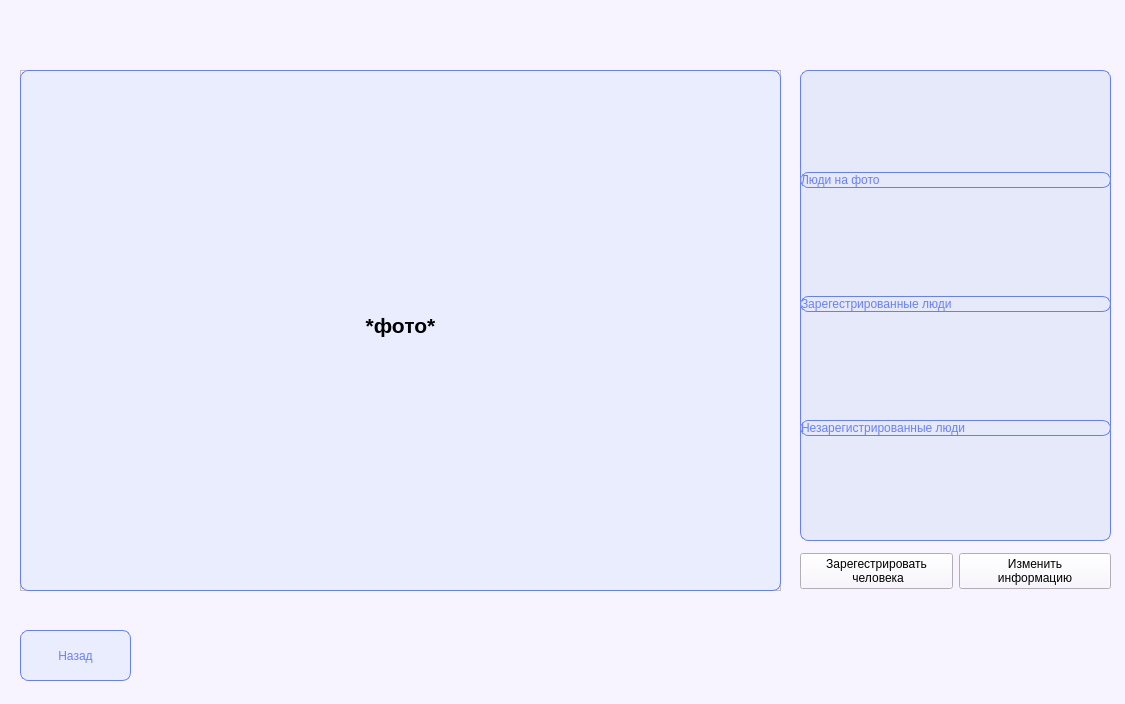
<?xml version="1.0" encoding="UTF-8"?>
<ui version="4.0">
 <class>snimokCam</class>
 <widget class="QDialog" name="snimokCam">
  <property name="geometry">
   <rect>
    <x>0</x>
    <y>0</y>
    <width>1125</width>
    <height>704</height>
   </rect>
  </property>
  <property name="windowTitle">
   <string>Dialog</string>
  </property>
  <property name="styleSheet">
   <string notr="true">border-left: 5px;
background-color: rgb(248, 244, 255);
font: 75 10pt &quot;MS Shell Dlg 2&quot;;</string>
  </property>
  <widget class="QFrame" name="frame">
   <property name="geometry">
    <rect>
     <x>20</x>
     <y>70</y>
     <width>761</width>
     <height>521</height>
    </rect>
   </property>
   <property name="frameShape">
    <enum>QFrame::StyledPanel</enum>
   </property>
   <property name="frameShadow">
    <enum>QFrame::Raised</enum>
   </property>
   <widget class="QTextBrowser" name="textBrowser_2">
    <property name="geometry">
     <rect>
      <x>0</x>
      <y>0</y>
      <width>761</width>
      <height>521</height>
     </rect>
    </property>
    <property name="styleSheet">
     <string notr="true">background-color: rgb(234, 237, 253);
border: 0.5px solid rgb(101, 126, 253);
border-radius: 8px;</string>
    </property>
    <property name="html">
     <string>&lt;!DOCTYPE HTML PUBLIC &quot;-//W3C//DTD HTML 4.0//EN&quot; &quot;http://www.w3.org/TR/REC-html40/strict.dtd&quot;&gt;
&lt;html&gt;&lt;head&gt;&lt;meta name=&quot;qrichtext&quot; content=&quot;1&quot; /&gt;&lt;style type=&quot;text/css&quot;&gt;
p, li { white-space: pre-wrap; }
&lt;/style&gt;&lt;/head&gt;&lt;body style=&quot; font-family:'MS Shell Dlg 2'; font-size:10pt; font-weight:72; font-style:normal;&quot;&gt;
&lt;p align=&quot;center&quot; style=&quot;-qt-paragraph-type:empty; margin-top:0px; margin-bottom:0px; margin-left:0px; margin-right:0px; -qt-block-indent:0; text-indent:0px; -qt-user-state:131073; font-size:8pt; font-weight:400;&quot;&gt;&lt;br /&gt;&lt;/p&gt;
&lt;p align=&quot;center&quot; style=&quot;-qt-paragraph-type:empty; margin-top:0px; margin-bottom:0px; margin-left:0px; margin-right:0px; -qt-block-indent:0; text-indent:0px; font-size:16pt; font-weight:600;&quot;&gt;&lt;br /&gt;&lt;/p&gt;
&lt;p align=&quot;center&quot; style=&quot;-qt-paragraph-type:empty; margin-top:0px; margin-bottom:0px; margin-left:0px; margin-right:0px; -qt-block-indent:0; text-indent:0px; font-size:16pt; font-weight:600;&quot;&gt;&lt;br /&gt;&lt;/p&gt;
&lt;p align=&quot;center&quot; style=&quot;-qt-paragraph-type:empty; margin-top:0px; margin-bottom:0px; margin-left:0px; margin-right:0px; -qt-block-indent:0; text-indent:0px; font-size:16pt; font-weight:600;&quot;&gt;&lt;br /&gt;&lt;/p&gt;
&lt;p align=&quot;center&quot; style=&quot;-qt-paragraph-type:empty; margin-top:0px; margin-bottom:0px; margin-left:0px; margin-right:0px; -qt-block-indent:0; text-indent:0px; font-size:16pt; font-weight:600;&quot;&gt;&lt;br /&gt;&lt;/p&gt;
&lt;p align=&quot;center&quot; style=&quot;-qt-paragraph-type:empty; margin-top:0px; margin-bottom:0px; margin-left:0px; margin-right:0px; -qt-block-indent:0; text-indent:0px; font-size:16pt; font-weight:600;&quot;&gt;&lt;br /&gt;&lt;/p&gt;
&lt;p align=&quot;center&quot; style=&quot;-qt-paragraph-type:empty; margin-top:0px; margin-bottom:0px; margin-left:0px; margin-right:0px; -qt-block-indent:0; text-indent:0px; font-size:16pt; font-weight:600;&quot;&gt;&lt;br /&gt;&lt;/p&gt;
&lt;p align=&quot;center&quot; style=&quot;-qt-paragraph-type:empty; margin-top:0px; margin-bottom:0px; margin-left:0px; margin-right:0px; -qt-block-indent:0; text-indent:0px; font-size:16pt; font-weight:600;&quot;&gt;&lt;br /&gt;&lt;/p&gt;
&lt;p align=&quot;center&quot; style=&quot;-qt-paragraph-type:empty; margin-top:0px; margin-bottom:0px; margin-left:0px; margin-right:0px; -qt-block-indent:0; text-indent:0px; font-size:16pt; font-weight:600;&quot;&gt;&lt;br /&gt;&lt;/p&gt;
&lt;p align=&quot;center&quot; style=&quot;-qt-paragraph-type:empty; margin-top:0px; margin-bottom:0px; margin-left:0px; margin-right:0px; -qt-block-indent:0; text-indent:0px; font-size:16pt; font-weight:600;&quot;&gt;&lt;br /&gt;&lt;/p&gt;
&lt;p align=&quot;center&quot; style=&quot; margin-top:0px; margin-bottom:0px; margin-left:0px; margin-right:0px; -qt-block-indent:0; text-indent:0px;&quot;&gt;&lt;span style=&quot; font-size:16pt; font-weight:600;&quot;&gt;*фото*&lt;/span&gt;&lt;/p&gt;&lt;/body&gt;&lt;/html&gt;</string>
    </property>
   </widget>
  </widget>
  <widget class="QPushButton" name="pushButton_2">
   <property name="geometry">
    <rect>
     <x>20</x>
     <y>630</y>
     <width>111</width>
     <height>51</height>
    </rect>
   </property>
   <property name="styleSheet">
    <string notr="true">background-color: rgb(234, 237, 253);
border: 0.5px solid rgb(101, 126, 253);
border-radius: 8px;
color: rgb(105, 127, 254);
text-align: center;
font: 75 20pt &quot;MS Shell Dlg 2&quot;;</string>
   </property>
   <property name="text">
    <string>Назад</string>
   </property>
  </widget>
  <widget class="QWidget" name="layoutWidget">
   <property name="geometry">
    <rect>
     <x>800</x>
     <y>550</y>
     <width>311</width>
     <height>42</height>
    </rect>
   </property>
   <layout class="QHBoxLayout" name="horizontalLayout">
    <item>
     <widget class="QPushButton" name="pushButton_4">
      <property name="styleSheet">
       <string notr="true"/>
      </property>
      <property name="text">
       <string>Зарегестрировать
 человека</string>
      </property>
     </widget>
    </item>
    <item>
     <widget class="QPushButton" name="pushButton_3">
      <property name="enabled">
       <bool>true</bool>
      </property>
      <property name="styleSheet">
       <string notr="true"/>
      </property>
      <property name="text">
       <string>Изменить 
информацию</string>
      </property>
     </widget>
    </item>
   </layout>
  </widget>
  <widget class="QWidget" name="widget" native="true">
   <property name="geometry">
    <rect>
     <x>800</x>
     <y>70</y>
     <width>311</width>
     <height>471</height>
    </rect>
   </property>
   <property name="styleSheet">
    <string notr="true">text-align: left;
border-left: 5px;
background-color: rgb(230, 233, 250);
border: 0.5px solid rgb(101, 126, 253);
border-radius: 8px;
color: rgb(105, 127, 254);
font: 75 13pt &quot;MS Shell Dlg 2&quot;;</string>
   </property>
   <layout class="QVBoxLayout" name="verticalLayout">
    <item>
     <widget class="QPushButton" name="pushButton_5">
      <property name="text">
       <string>Люди на фото</string>
      </property>
     </widget>
    </item>
    <item>
     <widget class="QPushButton" name="pushButton_6">
      <property name="text">
       <string>Зарегестрированные люди</string>
      </property>
     </widget>
    </item>
    <item>
     <widget class="QPushButton" name="pushButton_7">
      <property name="text">
       <string>Незарегистрированные люди</string>
      </property>
     </widget>
    </item>
   </layout>
  </widget>
 </widget>
 <resources/>
 <connections/>
</ui>
